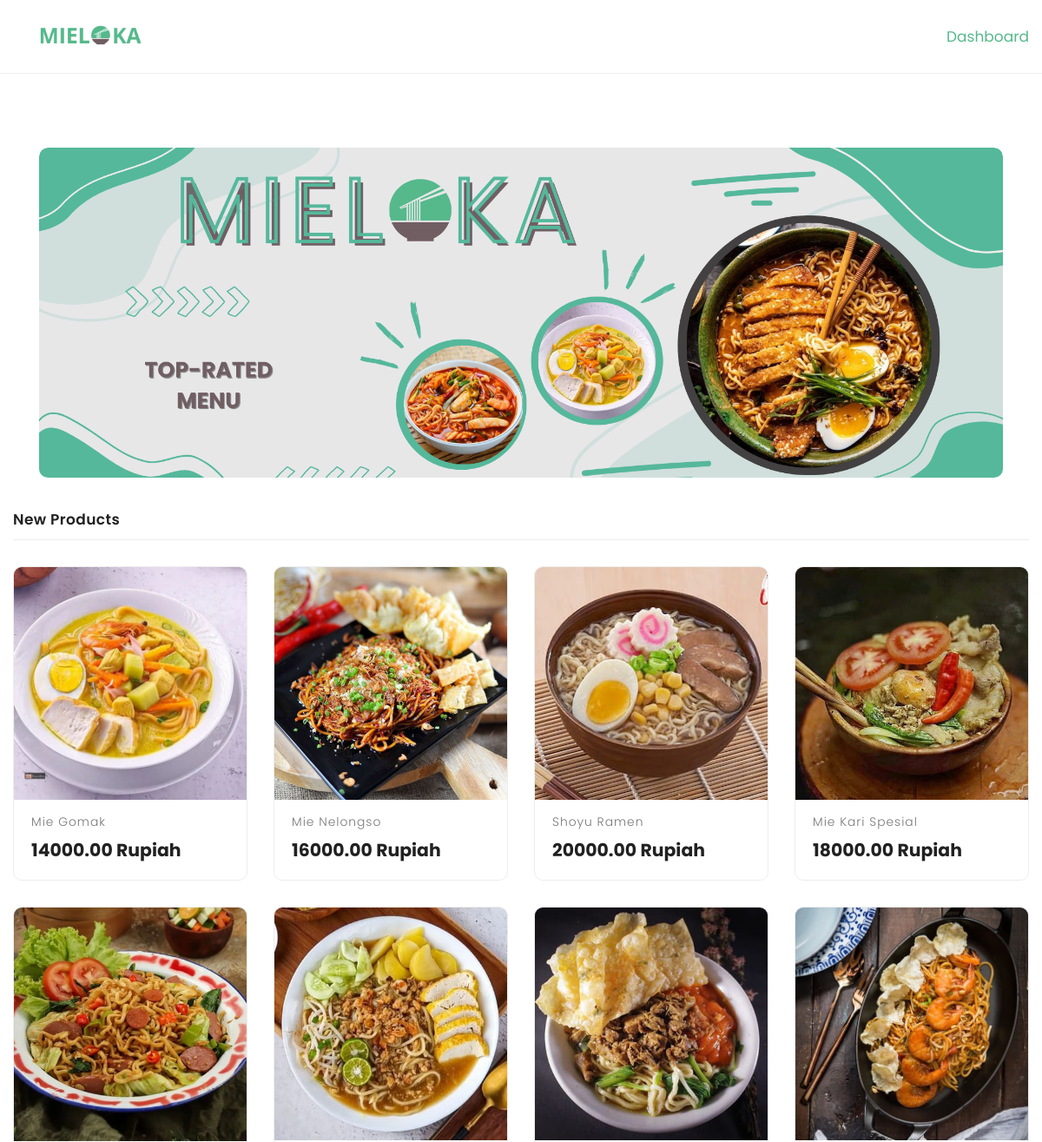
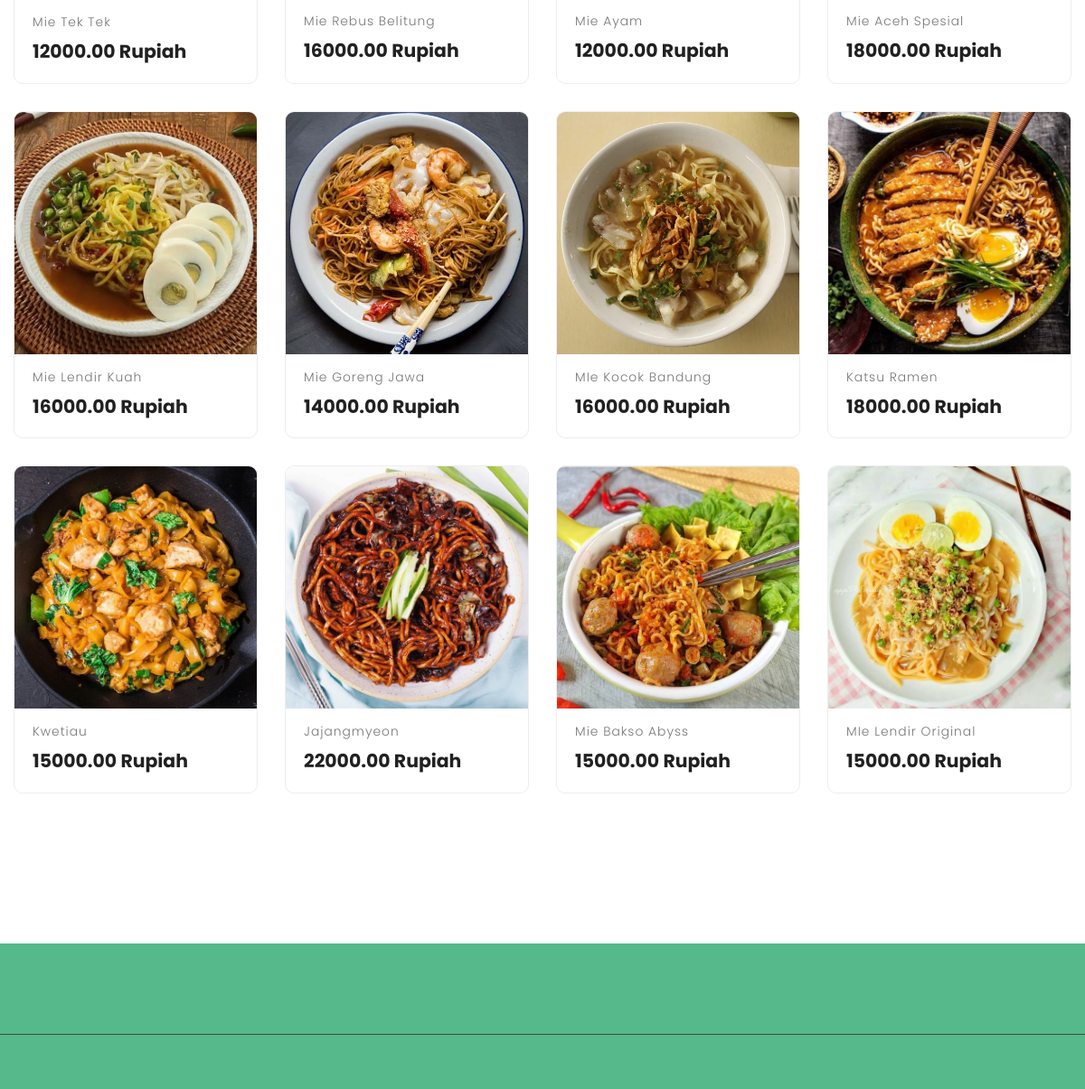
Screenshot of /views/home.php (signed in) with the database file from the repository (2 pictures, top to bottom).
### tables this page shows
CREATE TABLE `produk` (
  `ProdukID` int(11) NOT NULL,
  `NamaProduk` varchar(255) NOT NULL,
  `harga` decimal(10,2) NOT NULL,
  `stok` int(11) NOT NULL,
  `thumbnail` varchar(255) NOT NULL
);

### controllers/C_koneksi.php (called while the page is built, shortened)
<?php
class C_koneksi{
    public function conn(){
        $conn = mysqli_connect('localhost', 'root', '', 'kasir');
        if (!$conn){
            die ("koneksi gagal di buat : ".mysqli_connect_error());
        }else{
            return $conn;
        }
    }
}
?>

### controllers/C_produk.php (called while the page is built, shortened)
<?php
include_once 'C_koneksi.php';
class C_produk{
    public function tampil(){
        $conn = new C_koneksi();
        $sql = "SELECT * FROM produk ORDER BY ProdukID DESC";
        $query = mysqli_query($conn->conn(), $sql);
        while ($q = mysqli_fetch_object($query)) {
            $hasil[] = $q;
        }
        if(!empty($hasil)){
            return $hasil;
        };
       }
    }
?>

### views/home.php (the view, shortened to what this page needs)
<?php
include_once 'extends/topbar.php';
include_once '../controllers/C_produk.php';
$produk = new C_produk();
?>
<main>
  <div class="banner">
    <div class="container">
      <div class="slider-container has-scrollbar">
        <div class="slider-item">
          <img src="../assets/images/banner-3.png" alt="" class="banner-img">
        </div>
      </div>
    </div>
  </div>
  <div class="product-container">
    <div class="container">
      <div class="product-box">
        <div class="product-main">
          <h2 class="title">New Products</h2>
          <div class="product-grid">
          <?php
          foreach ($produk->tampil() as $b){
          ?>
            <div class="showcase">
              <div class="showcase-banner">
                <img src="../assets/images/thumbnail/<?= $b->thumbnail?>" alt="Mens Winter Leathers Jackets" width="300" class="product-img default">
              </div>
              <div class="showcase-content">
                <a href="single_product.php?ProdukID=<?= $b->ProdukID?>">
                  <h3 class="showcase-title"><?= $b->NamaProduk?></h3>
                </a>
                <div class="price-box">
                  <p class="price"><?= $b->harga?> Rupiah</p>
                </div>
              </div>
            </div>
            <?php } ?>
          </div>
        </div>
      </div>
    </div>
  </div>
</main>
<?php
include_once 'extends/footer.php'
?>

### views/extends/topbar.php (shortened to what this page needs)
<!DOCTYPE html>
<html lang="en">
<head>
  <link rel="stylesheet" href="../assets/css/style.css">
  <link
      rel="stylesheet"
      href="https://unicons.iconscout.com/release/v4.0.8/css/line.css"
    />
</head>
<body>
  <header>
    <div class="header-main">
      <div class="container">
        <a href="../views/" class="header-logo">
          <img src="../assets/images/icons/judul.png" alt="">
        </a>
        <?php
        if(isset($_SESSION['login'])){
        ?>
        <div class="header-user-actions">
        <?php if ($_SESSION['data']['role'] == 'staff'){?>
        <a href="../dashboard/index.php">Dashboard</a>
        <?php }} ?>
        </div>
      </div>
    </div>
  </header>

### views/extends/footer.php (shortened to what this page needs)
<footer class="footer">
    <div class="footer-nav">
    </div>
  </footer>
</body>
</html>

### rows the page displays
produk: thumbnail (picture), NamaProduk "Mie Gomak", harga "14000.00"
produk: thumbnail (picture), NamaProduk "Mie Nelongso", harga "16000.00"
produk: thumbnail (picture), NamaProduk "Shoyu Ramen", harga "20000.00"
produk: thumbnail (picture), NamaProduk "Mie Kari Spesial", harga "18000.00"
produk: thumbnail (picture), NamaProduk "Mie Tek Tek", harga "12000.00"
produk: thumbnail (picture), NamaProduk "Mie Rebus Belitung", harga "16000.00"
produk: thumbnail (picture), NamaProduk "Mie Ayam", harga "12000.00"
produk: thumbnail (picture), NamaProduk "Mie Aceh Spesial", harga "18000.00"
produk: thumbnail (picture), NamaProduk "Mie Lendir Kuah", harga "16000.00"
produk: thumbnail (picture), NamaProduk "Mie Goreng Jawa", harga "14000.00"
produk: thumbnail (picture), NamaProduk "MIe Kocok Bandung", harga "16000.00"
produk: thumbnail (picture), NamaProduk "Katsu Ramen", harga "18000.00"
produk: thumbnail (picture), NamaProduk "Kwetiau", harga "15000.00"
produk: thumbnail (picture), NamaProduk "Jajangmyeon", harga "22000.00"
produk: thumbnail (picture), NamaProduk "Mie Bakso Abyss", harga "15000.00"
produk: thumbnail (picture), NamaProduk "MIe Lendir Original", harga "15000.00"
